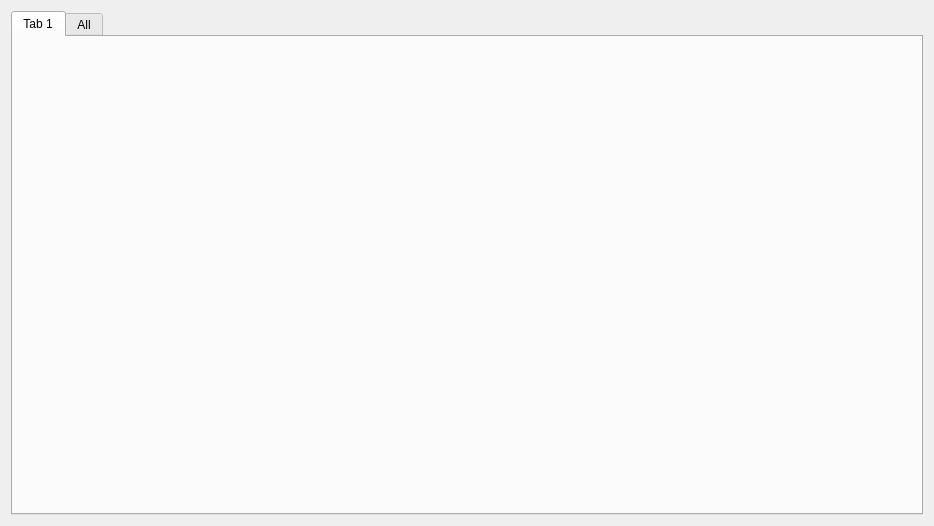
<?xml version="1.0" encoding="UTF-8"?>
<ui version="4.0">
 <class>Form</class>
 <widget class="QWidget" name="Form">
  <property name="geometry">
   <rect>
    <x>0</x>
    <y>0</y>
    <width>934</width>
    <height>526</height>
   </rect>
  </property>
  <property name="windowTitle">
   <string>DAF Live View</string>
  </property>
  <layout class="QVBoxLayout" name="verticalLayout">
   <item>
    <widget class="QTabWidget" name="tabWidget">
     <property name="currentIndex">
      <number>0</number>
     </property>
     <widget class="QWidget" name="tab">
      <attribute name="title">
       <string>Tab 1</string>
      </attribute>
      <layout class="QVBoxLayout" name="verticalLayout_3">
       <item>
        <layout class="QVBoxLayout" name="verticalLayout_single"/>
       </item>
      </layout>
     </widget>
     <widget class="QWidget" name="tab_2">
      <attribute name="title">
       <string>All</string>
      </attribute>
      <layout class="QVBoxLayout" name="verticalLayout_2">
       <item>
        <layout class="QGridLayout" name="gridLayout_all"/>
       </item>
      </layout>
     </widget>
    </widget>
   </item>
  </layout>
 </widget>
 <resources/>
 <connections/>
</ui>
